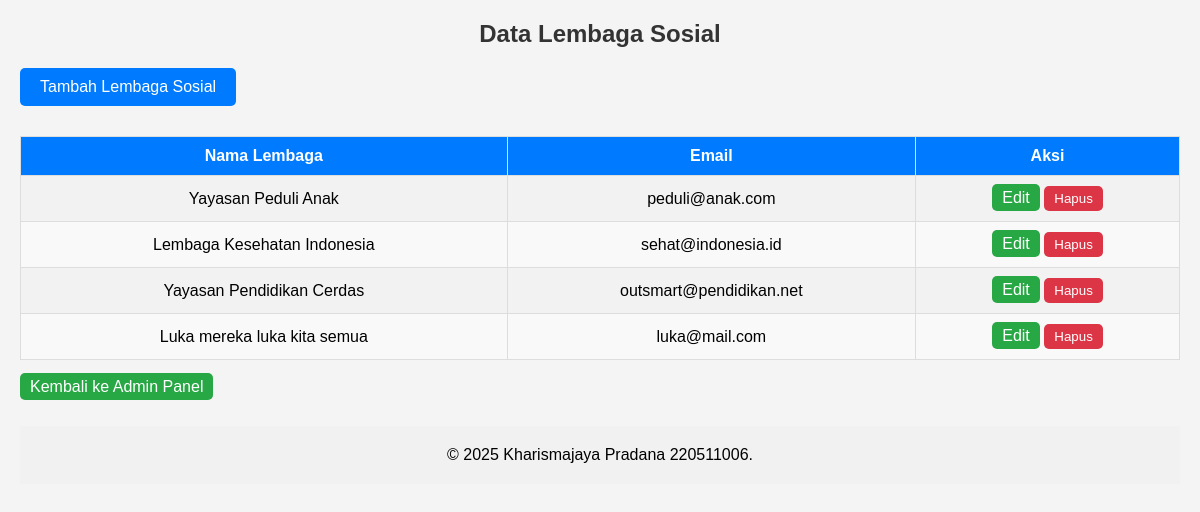
The app's page /data_lembaga_sosial.php (signed in) with its own data.
### tables this page shows
CREATE TABLE `lembaga_sosial` (
  `id` int(11) NOT NULL,
  `nama_lembaga` varchar(100) NOT NULL,
  `email` varchar(100) NOT NULL
);

CREATE TABLE `users` (
  `id` int(11) NOT NULL,
  `nama` varchar(100) NOT NULL,
  `email` varchar(100) NOT NULL,
  `password` varchar(255) NOT NULL,
  `role` enum('donatur','lembaga','admin') NOT NULL
);

### data_lembaga_sosial.php (the view, shortened to what this page needs)
<?php
include 'db.php';
$lembaga_sosial_result = mysqli_query($conn, "
    SELECT lembaga_sosial.*, users.email
    FROM lembaga_sosial
    LEFT JOIN users ON lembaga_sosial.nama_lembaga = users.nama AND users.role = 'lembaga'
");
?>
<!DOCTYPE html>
<html lang="id">
<head>
    <link rel="stylesheet" href="style/data_lembaga_sosial.css">
</head>
<body>
    <h2>Data Lembaga Sosial</h2>
    <a href="data_lembaga_sosial.php?show_add_form=true" class="add-btn">Tambah Lembaga Sosial</a>
    <table border="1">
        <tr>
            <th>Nama Lembaga</th>
            <th>Email</th>
            <th>Aksi</th>
        </tr>
        <?php while ($lembaga_sosial = mysqli_fetch_assoc($lembaga_sosial_result)) { ?>
        <tr>
            <td><?= $lembaga_sosial['nama_lembaga']; ?></td>
            <td><?= $lembaga_sosial['email']; ?></td>
            <td class="action-buttons">
                <a href="data_lembaga_sosial.php?edit_id=<?= $lembaga_sosial['id']; ?>" class="edit-btn">Edit</a>
                <form id="delete-form-<?= $lembaga_sosial['id']; ?>" method="post" style="display:inline;">
                    <button type="button" class="delete-btn" onclick="confirmDelete(<?= $lembaga_sosial['id']; ?>)">Hapus</button>
                </form>
            </td>
        </tr>
        <?php } ?>
    </table>
    <br>
    <a href="admin.php">Kembali ke Admin Panel</a>
    <?php include 'footer.php'; ?>
</body>
</html>

### style/data_lembaga_sosial.css (style rules this page uses)
* { margin: 0; padding: 0; box-sizing: border-box; font-family: Arial, sans-serif; }
body { background-color: #f4f4f4; padding: 20px; }
h2 { text-align: center; margin-bottom: 20px; color: #333; }
table { width: 100%; border-collapse: collapse; margin-top: 10px; background: white; }
table, th, td { border: 1px solid #ddd; }
th, td { padding: 10px; text-align: center; }
th { background-color: #007BFF; color: white; }
td { background-color: #f9f9f9; }
tr:nth-child(even) td { background-color: #f2f2f2; }
a { text-decoration: none; color: white; padding: 5px 10px; background: #28a745; border-radius: 5px; transition: 0.3s; }
.add-btn { display: inline-block; margin-bottom: 20px; padding: 10px 20px; background-color: #007BFF; color: white; text-decoration: none; border-radius: 5px; transition: 0.3s; font-size: 16px; }
button { background-color: #007BFF; color: white; border: none; padding: 10px 15px; border-radius: 5px; cursor: pointer; transition: 0.3s; }
.delete-btn { background-color: #dc3545; color: white; border: none; padding: 5px 10px; border-radius: 5px; cursor: pointer; transition: 0.3s; }

### records on screen
lembaga_sosial: nama_lembaga "Yayasan Peduli Anak", users.email "peduli@anak.com"
lembaga_sosial: nama_lembaga "Lembaga Kesehatan Indonesia", users.email "sehat@indonesia.id"
lembaga_sosial: nama_lembaga "Yayasan Pendidikan Cerdas", users.email "outsmart@pendidikan.net"
lembaga_sosial: nama_lembaga "Luka mereka luka kita semua", users.email "luka@mail.com"
